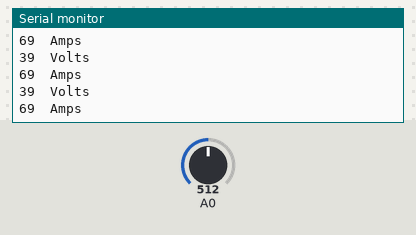
Simulated run of this sketch. Board: Arduino Mega 2560, built with avr-gcc and run on an emulated ATmega2560. Shown: the last lines printed to the serial monitor. The test bench sets the inputs (shaded band); at power-on: A0 = 512.

Above: at 1.2 s.
1.3 s: A0 set to 716
At 2.57 s:
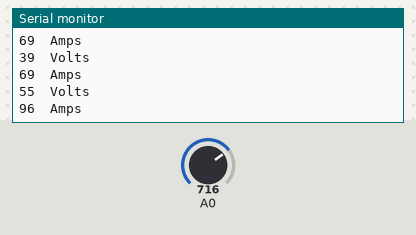
2.8 s: A0 set to 900
At 2.97 s:
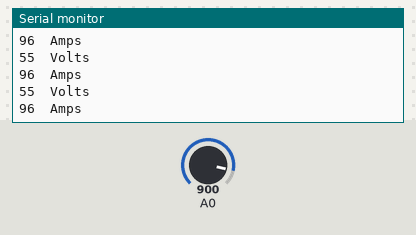
Timing chart, 0 to 5.8 s (numbered marks = the images above; inputs shaded):
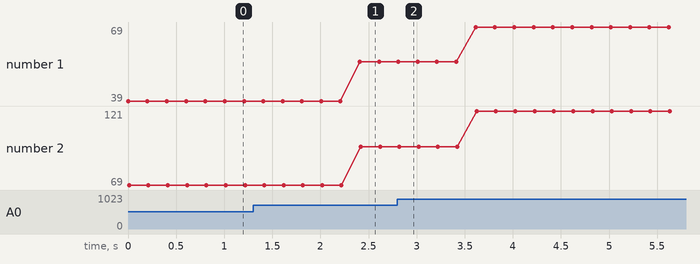

The sketch:

voltage_sensors.ino
```cpp
//Don't include this library if you are not using a Serial LCD
//#include <NewSoftSerial.h>
//NewSoftSerial LCD(2, 3);

#include <Sensors.h>
Sensors s1, s2, s3, s4, s5, s6;

void setup()
{
  s1 = new Sensors(A0, A1);
  s2 = new Sensors(A2, A3);
  s3 = new Sensors(A4, A5);
  s4 = new Sensors(A6, A7);
  s5 = new Sensors(A8, A9);
  s6 = new Sensors(A10, A11);
  Serial.begin(9600);
}

void loop()
{
  s1.READ();
  s2.READ();
  s3.READ();
  s4.READ();
  s5.READ();
  s6.READ();

  s1.convert();
  s2.convert();
  s3.convert();
  s4.convert();
  s5.convert();
  s6.convert();

  s1.PRINT();
  s2.PRINT();
  s3.PRINT();
  s4.PRINT();
  s5.PRINT();
  s6.PRINT();
}
```

Sensors.cpp
```cpp
#include "Arduino.h"
#include "Sensors.h"

Sensors::Sensors()
{}

Sensors::Sensors(int vPin, int iPin)
{
	pinMode(vPin, INPUT);
	pinMode(iPin, INPUT);
	this->vPin = vPin;
	this->iPin = iPin;
}

void Sensors::READ()
{
	VRaw = analogRead(vPin);
	IRaw = analogRead(iPin);
}

void Sensors::convert()
{
	// 90 Amp board
	VFinal = VRaw / 12.99;
	IFinal = IRaw / 7.4;
}

void Sensors::PRINT()
{
	//cout << VFinal << "\tVolts" << endl;
	Serial.print(VFinal);
	Serial.println("\tVolts");
	//cout << IFinal << "\tAmps" << endl;
	Serial.print(IFinal);
	Serial.println("\tAmps");
	delay(200);
}

Sensors* Sensors::operator=(Sensors* s)
{
	return s;
}
```

Sensors.h
```cpp
#ifndef Sensors_h
#define Sensors_h

#include "Arduino.h"

class Sensors
{
	public:
		Sensors();
		Sensors(int vPin, int iPin);
		void PRINT();
		void convert();
		void READ();
		Sensors* operator=(Sensors* s);
	private:
		int vPin;
		int iPin;
		int VRaw;
		int IRaw;
		int VFinal;
		int IFinal;
};

#endif
```

Measured:
- after the input at 1.3 s, the serial monitor: prints a new line after 1.1 s (image 1)
- plotted number 1: 39 → 55 after the input at 1.3 s
- plotted number 2: 69 → 96 after the input at 1.3 s, 96 → 121 after the input at 2.8 s
